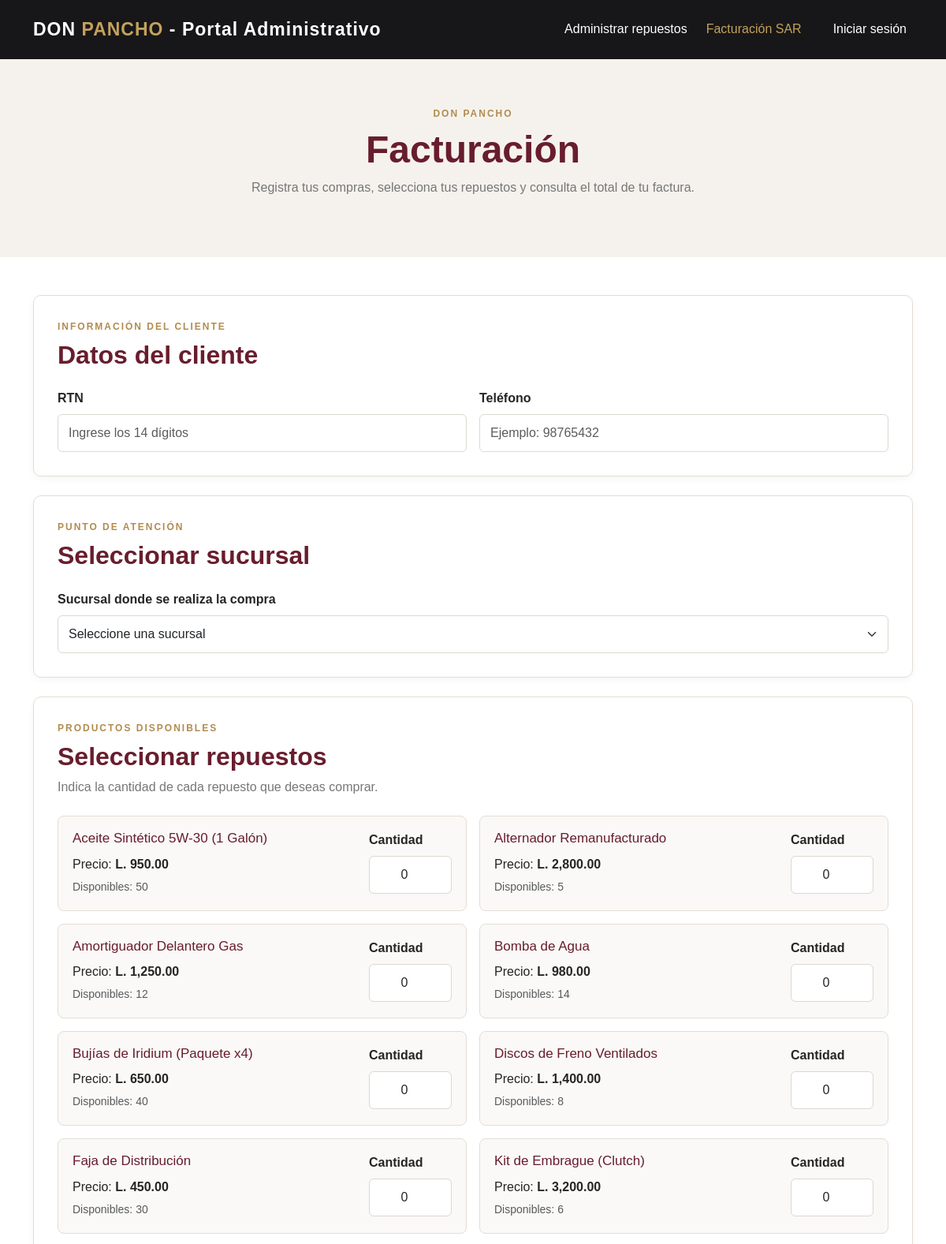
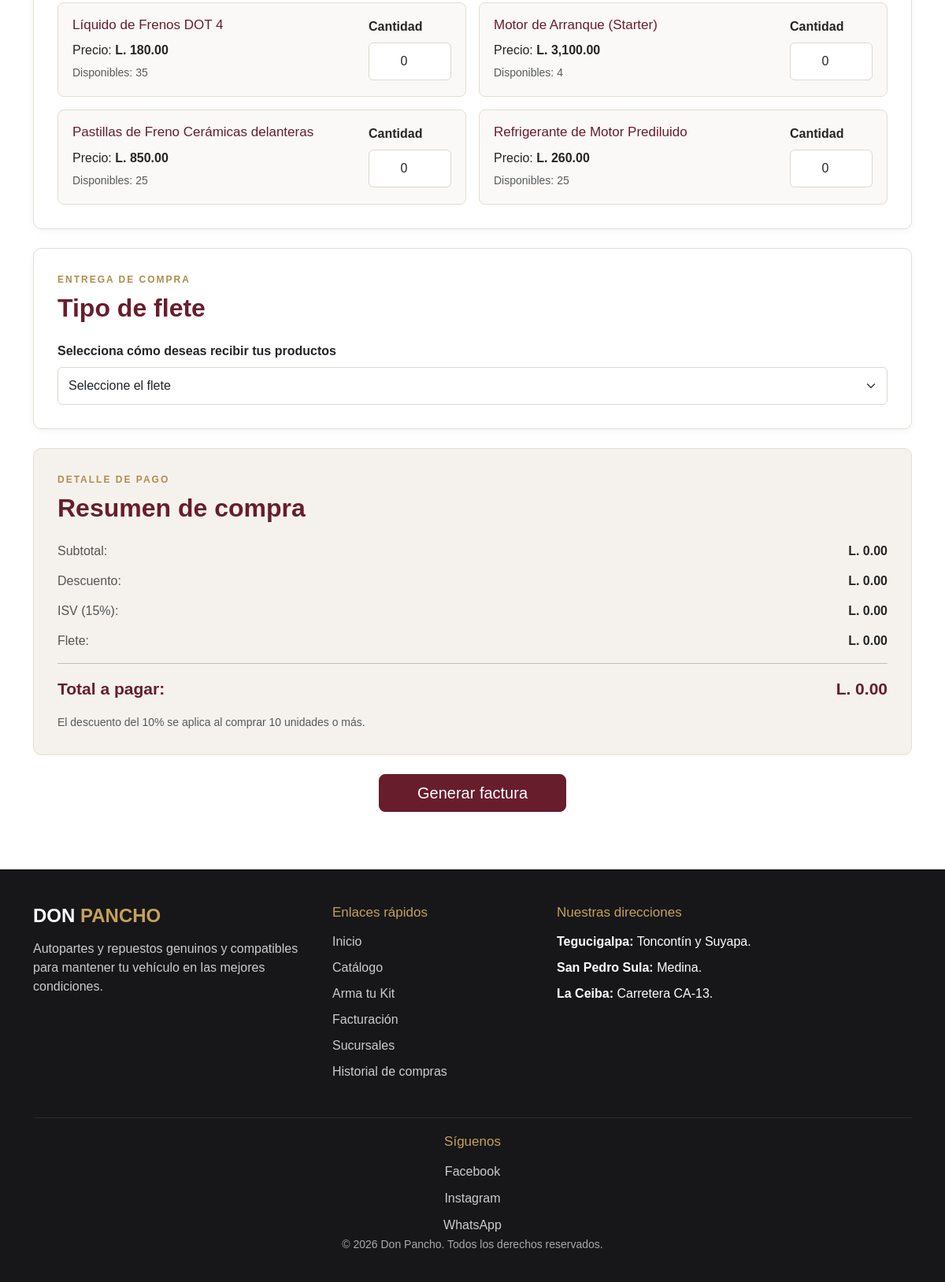
The page /facturacion.php on the database its author committed (2 pictures, top to bottom).
### tables this page shows
create table repuestos (
    id int auto_increment primary key,
    categoria_id int not null,
    nombre varchar(150) not null,
    descripcion text,
    precio decimal(10, 2) not null,
    stock int not null default 0,
    fotografia varchar(255) not null,
    insignia enum('Destacado', 'NoDestacado') not null default 'NoDestacado',
    constraint fk_repuestos_categoria foreign key (categoria_id) references categorias(id) on delete restrict on update cascade
);

### src/factura.php (called while the page is built, shortened)
<?php
class Factura {
    private PDO $pdo;
    public function __construct(PDO $pdo) {
        $this->pdo = $pdo;
    }
    public function listarRepuestos(): array {
        $sql = "SELECT id, nombre, precio, stock
                FROM repuestos
                WHERE stock > 0
                ORDER BY nombre";
        $stmt = $this->pdo->query($sql);
        return $stmt->fetchAll(PDO::FETCH_ASSOC);
    }
}

### src/facturacion.php (the view, shortened to what this page needs)
<?php
require_once __DIR__ . '/conexiones/conexionPDO.php';
require_once __DIR__ . '/factura.php';
$conexion = new ConexionBD();
$pdo = $conexion->conectar();
function e($valor) {
    return htmlspecialchars((string)($valor ?? ''), ENT_QUOTES, 'UTF-8');
}
$factura = new Factura($pdo);
$repuestos = $factura->listarRepuestos();
?>
<!DOCTYPE html>
<html lang="es">
<head>
    <link
        href="https://cdn.jsdelivr.net/npm/bootstrap@5.3.3/dist/css/bootstrap.min.css"
        rel="stylesheet"
    >
    <link rel="stylesheet" href="../css/Estilos.css">
</head>
<body>
<?php include __DIR__ . '/navbar/navbar_admin.php'; ?>
<header class="catalogo-header">
    <div class="container">
        <span class="subtitulo">
            DON PANCHO
        </span>
        <h1 class="titulo-seccion mt-2">
            Facturación
        </h1>
        <p class="texto-seccion">
            Registra tus compras, selecciona tus repuestos
            y consulta el total de tu factura.
        </p>
    </div>
</header>
<main class="container py-5">
    <form method="POST" action="">
        <div class="facturacion-seccion mb-4">
            <span class="subtitulo">INFORMACIÓN DEL CLIENTE</span>
            <h2 class="titulo-seccion mt-2 mb-4">
                Datos del cliente
            </h2>
            <div class="row g-3">
                <div class="col-md-6">
                    <label for="rtn" class="form-label">
                        RTN
                    </label>
                    <input
                        type="text"
                        class="form-control"
                        id="rtn"
                        name="rtn"
                        maxlength="14"
                        pattern="[0-9]{14}"
                        inputmode="numeric"
                        placeholder="Ingrese los 14 dígitos"
                        required
                    >
                </div>
                <div class="col-md-6">
                    <label for="telefono" class="form-label">
                        Teléfono
                    </label>
                    <input
                        type="text"
                        class="form-control"
                        id="telefono"
                        name="telefono"
                        maxlength="8"
                        pattern="[2389][0-9]{7}"
                        inputmode="numeric"
                        placeholder="Ejemplo: 98765432"
                        required
                    >
                </div>
            </div>
        </div>
        <div class="facturacion-seccion mb-4">
            <span class="subtitulo">PUNTO DE ATENCIÓN</span>
            <h2 class="titulo-seccion mt-2 mb-4">
                Seleccionar sucursal
            </h2>
            <label for="sucursal_id" class="form-label">
                Sucursal donde se realiza la compra
            </label>
            <select
                name="sucursal_id"
                id="sucursal_id"
                class="form-select"
                required
            >
                <option value="">Seleccione una sucursal</option>
            </select>
        </div>
        <div class="facturacion-seccion mb-4">
            <span class="subtitulo">PRODUCTOS DISPONIBLES</span>
            <h2 class="titulo-seccion mt-2 mb-2">
                Seleccionar repuestos
            </h2>
            <p class="texto-seccion mb-4">
                Indica la cantidad de cada repuesto que deseas comprar.
            </p>
            <?php if (empty($repuestos)): ?>
                <div class="alert alert-warning">
                    No hay repuestos disponibles en inventario.
                </div>
            <?php else: ?>
                <div class="row g-3">
                    <?php foreach ($repuestos as $repuesto): ?>
                        <div class="col-md-6">
                            <div class="facturacion-producto h-100">
                                <div class="d-flex justify-content-between align-items-start gap-3">
                                    <div>
                                        <h5>
                                            <?= e($repuesto['nombre']) ?>
                                        </h5>
                                        <p class="mb-1">
                                            Precio:
                                            <strong>
                                                L. <?= number_format((float)$repuesto['precio'], 2) ?>
                                            </strong>
                                        </p>
                                        <small class="text-muted">
                                            Disponibles:
                                            <?= (int)$repuesto['stock'] ?>
                                        </small>
                                    </div>
                                    <div class="facturacion-cantidad">
                                        <label
                                            for="producto_<?= (int)$repuesto['id'] ?>"
                                            class="form-label"
                                        >
                                            Cantidad
                                        </label>
                                        <input
                                            type="number"
                                            class="form-control cantidad-producto"
                                            id="producto_<?= (int)$repuesto['id'] ?>"
                                            name="productos[<?= (int)$repuesto['id'] ?>]"
                                            min="0"
                                            max="<?= (int)$repuesto['stock'] ?>"
                                            value="0"
                                            data-precio="<?= e($repuesto['precio']) ?>"
                                        >
                                    </div>
                                </div>
                            </div>
                        </div>
                    <?php endforeach; ?>
                </div>
            <?php endif; ?>
        </div>
        <div class="facturacion-seccion mb-4">
            <span class="subtitulo">ENTREGA DE COMPRA</span>
            <h2 class="titulo-seccion mt-2 mb-4">
                Tipo de flete
            </h2>
            <label for="tipo_flete" class="form-label">
                Selecciona cómo deseas recibir tus productos
            </label>
            <select
                name="tipo_flete"
                id="tipo_flete"
                class="form-select"
                required
            >
                <option value="">Seleccione el flete</option>
            </select>
        </div>
        <div class="facturacion-resumen mb-4">
            <span class="subtitulo">DETALLE DE PAGO</span>
            <h2 class="titulo-seccion mt-2 mb-4">
                Resumen de compra
            </h2>
            <div class="resumen-linea">
                <span>Subtotal:</span>
                <strong id="subtotal">L. 0.00</strong>
            </div>
            <div class="resumen-linea">
                <span>Descuento:</span>
                <strong id="descuento">L. 0.00</strong>
            </div>
            <div class="resumen-linea">
                <span>ISV (15%):</span>
                <strong id="isv">L. 0.00</strong>
            </div>
            <div class="resumen-linea">
                <span>Flete:</span>
                <strong id="flete">L. 0.00</strong>
            </div>
            <hr>
            <div class="resumen-total">
                <span>Total a pagar:</span>
                <strong id="total">L. 0.00</strong>
            </div>
            <small class="text-muted d-block mt-3">
                El descuento del 10% se aplica al comprar 10 unidades o más.
            </small>
        </div>
        <div class="text-center">
            <button
                type="submit"
                class="btn btn-vino btn-lg px-5"
                name="generar_factura"
            >
                Generar factura
            </button>
        </div>
    </form>
</main>
<footer class="footer-donpancho">
    <div class="container">
        <div class="row g-4">
            <div class="col-md-4">
                <h4>
                    DON <span>PANCHO</span>
                </h4>
                <p>
                    Autopartes y repuestos genuinos y compatibles
                    para mantener tu vehículo en las mejores condiciones.
                </p>
            </div>
            <div class="col-md-3">
                <h5>Enlaces rápidos</h5>
                <ul class="footer-links">
                    <li><a href="index.php">Inicio</a></li>
                    <li><a href="catalogo.php">Catálogo</a></li>
                    <li><a href="kit.php">Arma tu Kit</a></li>
                    <li><a href="facturacion.php">Facturación</a></li>
                    <li><a href="sucursales.php">Sucursales</a></li>
                    <li><a href="historial.php">Historial de compras</a></li>
                </ul>
            </div>
            <div class="col-md-5">
                <h5>Nuestras direcciones</h5>
                <ul class="footer-links">
                    <li>
                        <strong>Tegucigalpa:</strong>
                        Toncontín y Suyapa.
                    </li>
                    <li>
                        <strong>San Pedro Sula:</strong>
                        Medina.
                    </li>
                    <li>
                        <strong>La Ceiba:</strong>
                        Carretera CA-13.
                    </li>
                </ul>
            </div>
        </div>
        <hr class="footer-divider">
        <div class="text-center mb-3">
            <h5>Síguenos</h5>
            <div class="redes">
                <a href="https://www.facebook.com/"
                target="_blank" rel="noopener noreferrer">
                    Facebook
                </a>
                <a href="https://www.instagram.com/"
                target="_blank" rel="noopener noreferrer">
                    Instagram
                </a>
                <a href="https://www.whatsapp.com/"
                target="_blank" rel="noopener noreferrer">
                    WhatsApp
                </a>
            </div>
        <div class="text-center">
            <small>
                &copy; <?= date('Y') ?> Don Pancho.
                Todos los derechos reservados.
            </small>
        </div>
    </div>
</footer>
</body>
</html>

### css/Estilos.css (style rules this page uses)
body { font-family: Arial, sans-serif; color: #252525; background-color: #ffffff; }
a { text-decoration: none; }
.navbar-brand span, .footer-donpancho h4 span { color: #c5a15b; }
.btn-vino { background-color: #681d2d; color: white; border: 1px solid #681d2d; }
.subtitulo { display: block; color: #b18c4e; font-size: 12px; font-weight: bold; letter-spacing: 2px; margin-bottom: 8px; }
.titulo-seccion { color: #681d2d; font-weight: bold; }
.texto-seccion { color: #777777; }
.catalogo-header { background-color: #f5f2ed; text-align: center; padding: 60px 15px; }
.catalogo-header h1 { color: #681d2d; font-weight: bold; font-size: clamp(2rem, 5vw, 3rem); }
.catalogo-header p { color: #777777; }
.footer-donpancho { background-color: #171719; color: white; padding: 45px 15px 20px; margin-top: 25px; }
.footer-donpancho h4 { font-weight: bold; margin-bottom: 15px; }
.footer-donpancho h5 { color: #c5a15b; font-size: 17px; margin-bottom: 15px; }
.footer-donpancho p { color: #cccccc; }
.footer-links { list-style: none; padding: 0; }
.footer-links li { margin-bottom: 9px; }
.footer-links a, .redes a { color: #cccccc; transition: color .2s; }
.redes { display: flex; flex-direction: column; gap: 10px; }
.footer-divider { border-color: #666666; margin: 30px 0 20px; }
.footer-donpancho small { color: #aaaaaa; }
.facturacion-seccion { background: #ffffff; border: 1px solid #e3ded5; border-radius: 10px; padding: 30px; box-shadow: 0 3px 10px rgba(0, 0, 0, 0.04); }
.facturacion-seccion .form-label { color: #252525; font-weight: 600; }
.facturacion-seccion .form-control, .facturacion-seccion .form-select { border: 1px solid #ddd8d0; padding: 11px 13px; }
.facturacion-producto { background: #faf9f7; border: 1px solid #e3ded5; border-radius: 8px; padding: 18px; }
.facturacion-producto h5 { color: #681d2d; font-size: 17px; margin-bottom: 10px; }
.facturacion-cantidad { width: 105px; flex-shrink: 0; }
.facturacion-cantidad .form-control { text-align: center; }
.facturacion-resumen { background: #f5f2ed; border: 1px solid #e3ded5; border-radius: 10px; padding: 30px; }
.resumen-linea { display: flex; justify-content: space-between; gap: 15px; margin-bottom: 14px; color: #555; }
.resumen-linea strong { color: #252525; }
.resumen-total { display: flex; justify-content: space-between; gap: 15px; color: #681d2d; font-size: 21px; font-weight: bold; }

### rows shown on the page
repuestos: nombre "Aceite Sintético 5W-30 (1 Galón)", precio "950.00", stock "50", id+stock+precio "0"
repuestos: nombre "Alternador Remanufacturado", precio "2,800.00", stock "5", id+stock+precio "0"
repuestos: nombre "Amortiguador Delantero Gas", precio "1,250.00", stock "12", id+stock+precio "0"
repuestos: nombre "Bomba de Agua", precio "980.00", stock "14", id+stock+precio "0"
repuestos: nombre "Bujías de Iridium (Paquete x4)", precio "650.00", stock "40", id+stock+precio "0"
repuestos: nombre "Discos de Freno Ventilados", precio "1,400.00", stock "8", id+stock+precio "0"
repuestos: nombre "Faja de Distribución", precio "450.00", stock "30", id+stock+precio "0"
repuestos: nombre "Kit de Embrague (Clutch)", precio "3,200.00", stock "6", id+stock+precio "0"
repuestos: nombre "Líquido de Frenos DOT 4", precio "180.00", stock "35", id+stock+precio "0"
repuestos: nombre "Motor de Arranque (Starter)", precio "3,100.00", stock "4", id+stock+precio "0"
repuestos: nombre "Pastillas de Freno Cerámicas delanteras", precio "850.00", stock "25", id+stock+precio "0"
repuestos: nombre "Refrigerante de Motor Prediluido", precio "260.00", stock "25", id+stock+precio "0"
